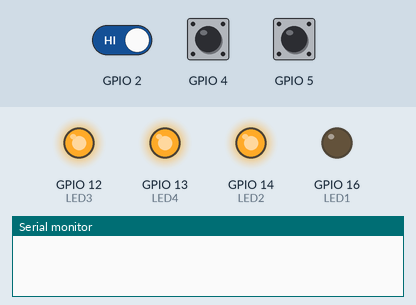
A sketch run on a simulated ESP8266 (NodeMCU). Shown: output pins drawn as LEDs (lit = HIGH), the last lines printed to the serial monitor. Inputs (shaded band) come from the test bench; at power-on: GPIO 2 HIGH, GPIO 4 HIGH, GPIO 5 HIGH. WiFi joins after 1.5 s; servers stay silent unless stated; web services answer with replies made up by the test bench.

Above: at 5.3 s.
5.4 s: GPIO 2 driven LOW
At 6.6 s:
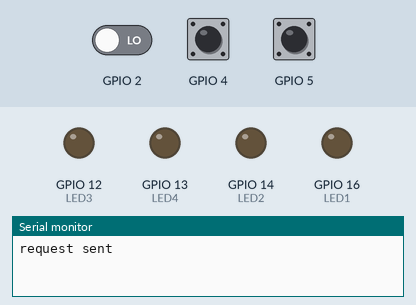
At 11.7 s:
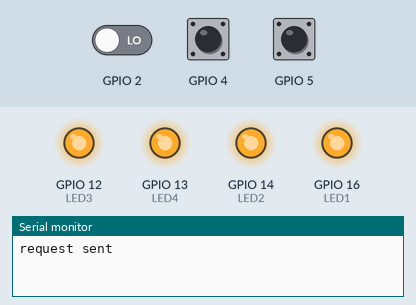
Timing chart, 0 to 14.4 s (numbered marks = the images above; inputs shaded):
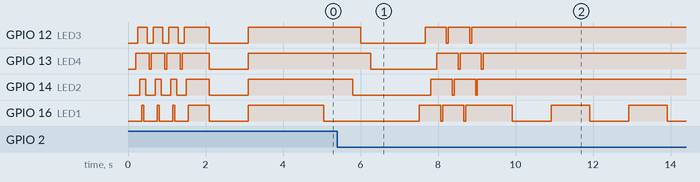

Measured:
- after the input at 5.4 s, GPIO 12 (LED3): HIGH → LOW after 0.60 s, then repeats every 0.60 s: HIGH 0.55 s, LOW 0.05 s, until it stays HIGH from 8.9 s; GPIO 13 (LED4): HIGH → LOW after 0.87 s, then repeats every 0.60 s: HIGH 0.55 s, LOW 0.05 s, until it stays HIGH from 9.2 s

The sketch:

NeuroLink.ino
```cpp
/*Program to send SMS from ESP8266 via IFTTT.
 * For complete detials visit: www.circuitdigest.com
 * EXAMPLE URL: (do not use This)
 *  https://maker.ifttt.com/trigger/ESP/with/key/b8h22xlElZvP27lrAXS3ljtBa0092_aAanYN1IXXXXX
 *
 */

#include "Network.h"
#include "Leds.h"

Leds leds;
Network nw(leds);
bool goodToGo = false;
int state = 0;
int blinkCount = 0;

const String val1 = "Hallo alles goed hier";
const String val2 = "Met vosje is ook alles goed";
const String val3 = "HELP!!";

void setup() {

  #ifdef DEBUG
  Serial.begin(115200);
  delay(500);
  Serial.println("Start");
  #endif

  // Network
  goodToGo = nw.connectNetwork();

  // Interrupts
  state = 0;
  pinMode(2, INPUT);
  attachInterrupt(digitalPinToInterrupt(5), button1, FALLING);
  pinMode(4, INPUT);
  attachInterrupt(digitalPinToInterrupt(4), button2, FALLING);
  pinMode(5, INPUT);
  attachInterrupt(digitalPinToInterrupt(2), button3, FALLING);
}

void loop() {

  if (goodToGo) {
    blinkCount++;
  }

  if (blinkCount >= 20) {
    leds.ledBlink();
    blinkCount = 0;
  }

  if (state > 0) {

    if (goodToGo) {
      switch(state) {
        case 0: break;
        case 1: nw.makeMagic(val1);   break;
        case 2: nw.makeMagic(val2);   break;
        case 3: nw.makeMagic(val3);   break;
      }
    } else {
      leds.ledConnected(false);
      goodToGo = nw.connectNetwork();
    }
    state = 0;
  }
  delay(50);
}

void button1() {
 state = 1;
}

void button2() {
  state = 2;
}

void button3() {
  state = 3;
}
```

Leds.cpp
```cpp
#include "Arduino.h"
#include "Leds.h"

#define LED1  16
#define LED2  14
#define LED3  12
#define LED4  13

Leds::Leds() {
  pinMode(LED1,OUTPUT);
  pinMode(LED2,OUTPUT);
  pinMode(LED3,OUTPUT);
  pinMode(LED4,OUTPUT);
}

void Leds::ledBlink() {
  digitalWrite(LED1, !digitalRead(LED1));
}

void Leds::ledConnecting() {
  digitalWrite(LED1, LOW); delay(50);
  digitalWrite(LED2, LOW); delay(50);
  digitalWrite(LED3, LOW); delay(50);
  digitalWrite(LED4, LOW); delay(50);
  digitalWrite(LED4, HIGH); delay(50);
  digitalWrite(LED3, HIGH); delay(50);
  digitalWrite(LED2, HIGH); delay(50);
  digitalWrite(LED1, HIGH); delay(50);
}

void Leds::ledConnected(bool success) {

  int times;
  int rate;
  if (success) {
    times = 1;
    rate = 1000;
  } else {
    times = 4;
    rate = 400;
  }

  int i = 0;
  while (i < times) {
    digitalWrite(LED1, LOW);
    digitalWrite(LED2, LOW);
    digitalWrite(LED3, LOW);
    digitalWrite(LED4, LOW);
    delay(rate);

    digitalWrite(LED1, HIGH);
    digitalWrite(LED2, HIGH);
    digitalWrite(LED3, HIGH);
    digitalWrite(LED4, HIGH);
    delay(rate);

    i++;
  }
}

void Leds::ledProgress(int progress) {
  switch (progress) {
    default:
    case 0:
      digitalWrite(LED1, HIGH);
      digitalWrite(LED2, HIGH);
      digitalWrite(LED3, HIGH);
      digitalWrite(LED4, HIGH);
    break;

    case 1:
      digitalWrite(LED1, LOW);
      digitalWrite(LED2, HIGH);
      digitalWrite(LED3, HIGH);
      digitalWrite(LED4, HIGH);
      delay(200);
    break;

    case 2:
      digitalWrite(LED1, LOW);
      digitalWrite(LED2, LOW);
      digitalWrite(LED3, HIGH);
      digitalWrite(LED4, HIGH);
      delay(200);
    break;

    case 3:
      digitalWrite(LED1, LOW);
      digitalWrite(LED2, LOW);
      digitalWrite(LED3, LOW);
      digitalWrite(LED4, HIGH);
      delay(200);
    break;

    case 4:
      digitalWrite(LED1, LOW);
      digitalWrite(LED2, LOW);
      digitalWrite(LED3, LOW);
      digitalWrite(LED4, LOW);
      delay(200);
    break;
  }
}

void Leds::ledParty() {

  int i = 0;
  while(i < 3) {
    digitalWrite(LED1, LOW); delay(50);
    digitalWrite(LED1, HIGH); delay(100);

    digitalWrite(LED3, LOW); delay(50);
    digitalWrite(LED3, HIGH); delay(100);

    digitalWrite(LED2, LOW); delay(50);
    digitalWrite(LED2, HIGH); delay(100);

    digitalWrite(LED4, LOW); delay(50);
    digitalWrite(LED4, HIGH); delay(100);

    i++;
  }

//  int i = 0;
//  while(i < 5) {
//    int r = random(0,4);
//
//    switch (r) {
//      case 0:
//        digitalWrite(LED1, LOW); delay(50);
//        digitalWrite(LED1, HIGH); delay(100);
//        break;
//     case 1:
//        digitalWrite(LED2, LOW); delay(50);
//        digitalWrite(LED2, HIGH); delay(100);
//        break;
//     case 2:
//        digitalWrite(LED3, LOW); delay(50);
//        digitalWrite(LED3, HIGH); delay(100);
//        break;
//     case 3:
//        digitalWrite(LED4, LOW); delay(50);
//        digitalWrite(LED4, HIGH); delay(100);
//        break;
//    }
//
//    i++;
//  }

}
```

Leds.h
```cpp
#ifndef Leds_h
#define Leds_h

#include "Arduino.h"
#include <ESP8266WiFi.h>
#include <WiFiClient.h>

class Leds {
  public:
    Leds();
    void ledBlink();
    void ledConnecting();
    void ledConnected(bool success);
    void ledProgress(int progress);
    void ledParty();
};

#endif
```

Network.cpp
```cpp
#include "Arduino.h"
#include "Network.h"

#define MAX_RETRY 20
#define NUM_CREDENTIALS 3

const char * credentials[NUM_CREDENTIALS][2] = {
  {"Waldotron3000", "Panda6969"},
  {"Waldotron4000", "waldotron"},
  {"Test", "Test"}
  };

const char* host = "maker.ifttt.com";
const char* key = "bFyX52EI9t-ovFCXgFiX3X";
const char* event = "ESP2";
const int port = 80;

Network::Network(Leds leds) {
  _leds = leds;
}

bool Network::connectNetwork() {

  bool ok = false;
  int credential = 0;
  while (!ok && credential < NUM_CREDENTIALS) {
     ok = tryConnect(credentials[credential][0], credentials[credential][1]);
     credential++;
  }

  delay(500);
  Serial.println("");
  if (ok) {
    _leds.ledConnected(true);
    #ifdef DEBUG
    Serial.print("WiFi connected!");
    #endif
    return true;
  } else {
    _leds.ledConnected(false);

    return false;
  }
}

bool Network::tryConnect(const char* ss, const char* pa) {

    #ifdef DEBUG
    Serial.print("Try connect to: ");
    Serial.println(ss);
    #endif

  int tryCount = 0;
  WiFi.begin(ss, pa);

//  IPAddress ip(192,168,0,117);
//  IPAddress dns(195,130,130,4);
//  IPAddress msk(255,255,255,0);
//  IPAddress gtw(192,168,0,1);
//  WiFi.config(ip,gtw, msk);

  int stat = WL_IDLE_STATUS;
  while (tryCount < MAX_RETRY && stat != WL_CONNECTED) {
    _leds.ledConnecting();
    tryCount++;
    stat = WiFi.status();

    #ifdef DEBUG
    Serial.print("Try: ");
    Serial.println(tryCount);
    Serial.print("Status: ");
    Serial.println(stat);
    #endif
  }

  #ifdef DEBUG
  if (tryCount < MAX_RETRY) {
    Serial.print("Connected to: ");
    Serial.println(ss);
    Serial.print("IP: ");
    Serial.println(WiFi.localIP());
    Serial.print("Gateway: ");
    Serial.println(WiFi.gatewayIP());
    Serial.print("Subnet mask: ");
    Serial.println(WiFi.subnetMask());
  } else {
    Serial.print("Failed to connect to: ");
    Serial.println(ss);
  }
  #endif

  return tryCount < MAX_RETRY;

//  if (tryCount >= MAX_RETRY) {
//
//    IPAddress ip = WiFi.localIP();
//    IPAddress msk = WiFi.subnetMask();
//    IPAddress gtw = WiFi.gatewayIP();
//
//    if (ip[3] < 50 || ip[3] > 250) {
//      ip[3] = 50;
//    } else {
//      ip[3]++;
//    }
//
//    WiFi.config(ip, msk, gtw);
//
//    #ifdef DEBUG
//    Serial.print("Retry with new IP address: ");
//    Serial.println(WiFi.localIP());
//    #endif
//
//    tryCount = 0;
//    WiFi.begin(ss, pa);
//    while (tryCount < MAX_RETRY && WiFi.status() != WL_CONNECTED) {
//      _leds.ledConnecting();
//      tryCount++;
//    }
//    return tryCount < MAX_RETRY;
//  } else {
//    return true;
//  }
//  WiFi.disconnect();
//  return false;
}

void Network::makeMagic(String value) {
  WiFiClient client;
//  Serial.print("connecting to ");
//  Serial.println(host);
  _leds.ledProgress(1);
  if (!client.connect(host, port)) {
//    Serial.println("connection failed");
    _leds.ledConnected(false);
    return;
  }

  _leds.ledProgress(2);
  int len = 7 + value.length();
  String url = "/trigger/";
          url +=event;
          url +="/with/key/";
          url += key;

//  Serial.print("Requesting URL: ");
//  Serial.println(url);
  client.print(String("POST ") + url + " HTTP/1.1\r\n" +
               "Host: " + host + "\r\n" +
               "Content-Type: application/x-www-form-urlencoded\r\n" +
               "Content-Length: " + len + "\r\n\r\n" +
               "value1=" + value + "\r\n");
  _leds.ledProgress(3);
  Serial.println("request sent");

  while(client.connected()) {
    if (client.available()) {
      String line = client.readStringUntil('\n');
      if (line == "\r") {
        break;
      }
    } else {
      // Wait until data is available
      delay(50);
    }
  }

  _leds.ledProgress(4);
  String line = client.readStringUntil('\n');
  #ifdef DEBUG
  Serial.println("Response: ");
  Serial.print(line);
  #endif
  _leds.ledParty();

}
```

Network.h
```cpp
#ifndef Network_h
#define Network_h

#include "Arduino.h"
#include "Leds.h"
#include <ESP8266WiFi.h>
#include <WiFiClient.h>

//#define DEBUG

class Network {
  public:
    Network(Leds leds);
    bool connectNetwork();
    void makeMagic(String value);
  private:
    Leds _leds;
    bool tryConnect(const char* ssid, const char* pass);
};

#endif
```
